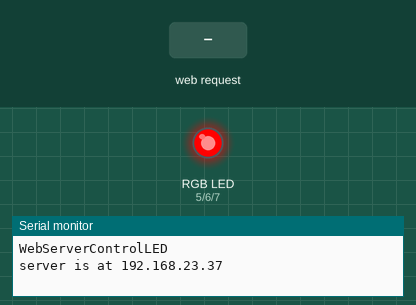
Bench run of a sketch on a simulated Arduino Uno, built with avr-gcc and run on an emulated ATmega328P. Shown: an RGB LED mixed from three pins (HIGH = lit), the last lines printed to the serial monitor. The test bench sets the inputs (shaded band). WiFi joins after 1.5 s; servers stay silent unless stated.

Above: at 1.2 s.
1.3 s: HTTP request GET /led.cgi?status=2 received
At 2.4 s:
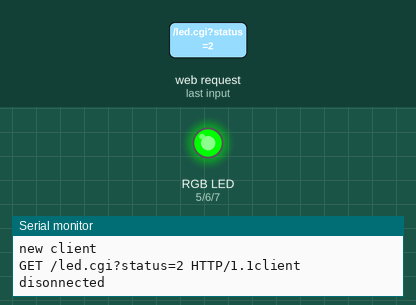
2.8 s: HTTP request GET /led.cgi?status=3 received
At 3.5 s:
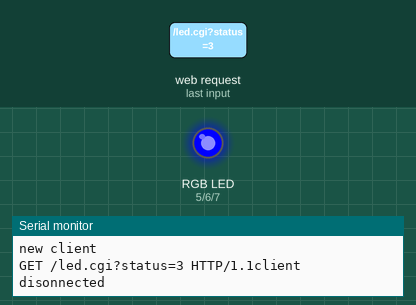
4.3 s: HTTP request GET /led.cgi?status=0 received
At 4.7 s:
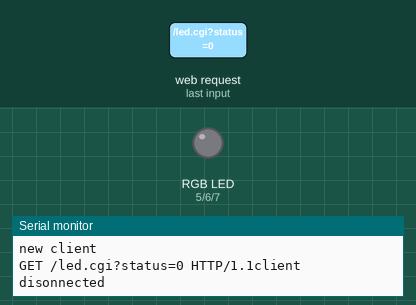
5.8 s: HTTP request GET /led.cgi?status=1 received
At 7.0 s:
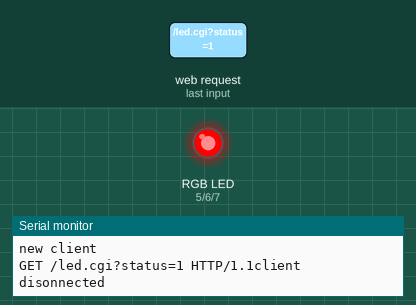
Timing chart, 0 to 8.3 s (numbered marks = the images above; inputs shaded):
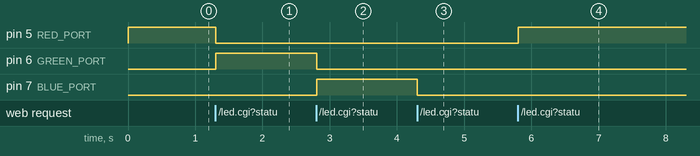

The sketch:

20191104_web_led.ino
```cpp
#include <SPI.h>
#include <Ethernet.h>

#if defined(WIZ550io_WITH_MACADDRESS) //WIZ550io에 표시된 MAC 주소를 사용한다면
;
#else
byte mac[] = {0xDE, 0xAD, 0xBE, 0xEF, 0xFE, 0xED}; //mac 주소 입력
#endif

IPAddress ip(192,168,23,37);  //로컬 네트워크에서 유일한 IP를 사용해야 합니다.
IPAddress gateway( 192, 168, 23, 1 );
IPAddress subnet( 255, 255, 255, 0 );
// fill in your Domain Name Server address here:
IPAddress myDns(8, 8, 8, 8); // google puble dns

EthernetServer server(80); //80은 포트번호
void check_led_status();

#define RED_PORT 5     //RED rgb 핀
#define GREEN_PORT 6   //GREEN rgb 핀
#define BLUE_PORT 7   //BLUE rgb 핀

void setup() {
  Serial.begin(9600);
   while (!Serial) {
    ; //시리얼 포트가 연결 될 때까지 기다림, 레오나르도 경우만 필요
  }

  pinMode(RED_PORT, OUTPUT);    //RED 핀 출력 설정
  digitalWrite(RED_PORT, HIGH); //RED 핀 초기 설정으로 켜놓기

  pinMode(GREEN_PORT, OUTPUT);  //GREEN 핀 출력 설정
  pinMode(BLUE_PORT, OUTPUT);   //BLUE 핀 출력 설정

//이더넷 디바이스 초기화
#if defined __USE_DHCP__
#if defined(WIZ550io_WITH_MACADDRESS) //WIZ550io에 할당된 맥 주소를 사용할 경우
  Ethernet.begin();
#else
  Ethernet.begin(mac);
#endif
#else
#if defined(WIZ550io_WITH_MACADDRESS)
  Ethernet.begin(ip, myDns, gateway, subnet);
#else
  Ethernet.begin(mac, ip, myDns, gateway, subnet);
#endif
#endif

  //서버 연결 시작
  server.begin();
  Serial.println("WebServerControlLED");
  Serial.print("server is at ");
  Serial.println(Ethernet.localIP());
}

void loop() {

  //수신 클라이언트가 있는 지 확인
  EthernetClient client = server.available();
  if (client) {
    Serial.println("new client");
    //http 요청이 빈 라인으로 끝났을 때
    boolean currentLineIsBlank = true;
      String buffer = ""; //버퍼 선언
    while (client.connected()) {
      if (client.available()) {
        char c = client.read();
    buffer += c;    //버퍼 할당
        Serial.write(c);

        if (c == '\n' && currentLineIsBlank) {
          //표준 http 응답 헤더 전송 시작
          client.println("HTTP/1.1 200 OK");
          client.println("Content-Type: text/html");
          client.println();

          //본문(상황에 맞는 웹 페이지) 전달
          //client.println("<!DOCTYPE HTML>");, HTML5 사용시
          client.println("<html>");  //웹 페이지 작성은 HTML사용
          client.println("<body>");

          //LED에 상황을 판단한후 상태를 알림
    if (digitalRead(RED_PORT)>0) {   //빨간 불이면
            client.println("LED is <font color='red'>RED</font>"); //웹페이지에 LED is RED라고 표시, RED는 빨간색
          } else if (digitalRead(GREEN_PORT)>0) {
            client.println("LED is <font color='green'>GREEN</font>");
          } else if (digitalRead(BLUE_PORT)>0) {
            client.println("LED is <font color='blue'>BLUE</font>");
          } else {
            client.println("LED is <font color='black'>OFF</font>");
          }

          //색 선택 부분 만들기
          client.println("<br />");
          client.println("<FORM method=\"get\" action=\"/led.cgi\">");
          client.println("<P> <INPUT type=\"radio\" name=\"status\" value=\"1\">RED");
          client.println("<P> <INPUT type=\"radio\" name=\"status\" value=\"2\">GREEN");
          client.println("<P> <INPUT type=\"radio\" name=\"status\" value=\"3\">BLUE");
          client.println("<P> <INPUT type=\"radio\" name=\"status\" value=\"0\">OFF");
          client.println("<P> <INPUT type=\"submit\" value=\"Submit\"> </FORM>");

          client.println("</body>");
          client.println("</html>");
          break;
        }
        if (c == '\n') {
          currentLineIsBlank = true;
      buffer="";
        }
        else if ( c == '\r') {
          //빨간 불을 선택하면
    if(buffer.indexOf("GET /led.cgi?status=1")>=0){
      //빨간 불 킴
      digitalWrite(RED_PORT, HIGH);
            digitalWrite(GREEN_PORT, LOW);
            digitalWrite(BLUE_PORT, LOW);

            //두번째 페이지 전송
      client.println("HTTP/1.1 200 OK");
      client.println("Content-Type: text/html");
      client.println();
      client.println("<html>");
      client.println("<body>");

      if (digitalRead(RED_PORT)>0) {
              client.println("LED is <font color='red'>RED</font>");
            } else if (digitalRead(GREEN_PORT)>0) {
              client.println("LED is <font color='green'>GREEN</font>");
            } else if (digitalRead(BLUE_PORT)>0) {
              client.println("LED is <font color='blue'>BLUE</font>");
            } else {
              client.println("LED is <font color='black'>OFF</font>");
            }

            client.println("<br />");
      client.println("<a href=\"/led.htm\">Go to control-page</a>"); //다시 처음 페이지로

      client.println("</body>");
      client.println("</html>");
      currentLineIsBlank = false;
      break;
     }

           //초록을 선택하면
           if(buffer.indexOf("GET /led.cgi?status=2")>=0){
       //초록 핀 킴
       digitalWrite(RED_PORT, LOW);
             digitalWrite(GREEN_PORT, HIGH);
             digitalWrite(BLUE_PORT, LOW);

             client.println("HTTP/1.1 200 OK");
             client.println("Content-Type: text/html");
       client.println();
       client.println("<html>");
       client.println("<body>");

       if (digitalRead(RED_PORT)>0) {
               client.println("LED is <font color='red'>RED</font>");
             } else if (digitalRead(GREEN_PORT)>0) {
               client.println("LED is <font color='green'>GREEN</font>");
             } else if (digitalRead(BLUE_PORT)>0) {
               client.println("LED is <font color='blue'>BLUE</font>");
             } else {
               client.println("LED is <font color='black'>OFF</font>");
             }

       client.println("<br />");
       client.println("<a href=\"/led.htm\">Go to control-page</a>");

       client.println("</body>");
       client.println("</html>");
       currentLineIsBlank = false;
       break;
      }

            //파란 색을 선택하면
            if(buffer.indexOf("GET /led.cgi?status=3")>=0){
        digitalWrite(RED_PORT, LOW);
              digitalWrite(GREEN_PORT, LOW);
              digitalWrite(BLUE_PORT, HIGH);

        client.println("HTTP/1.1 200 OK");
        client.println("Content-Type: text/html");
        client.println();
        client.println("<html>");
        client.println("<body>");

        if (digitalRead(RED_PORT)>0) {
                client.println("LED is <font color='red'>RED</font>");
              } else if (digitalRead(GREEN_PORT)>0) {
                client.println("LED is <font color='green'>GREEN</font>");
              } else if (digitalRead(BLUE_PORT)>0) {
                client.println("LED is <font color='blue'>BLUE</font>");
              } else {
                client.println("LED is <font color='black'>OFF</font>");
              }

        client.println("<br />");
        client.println("<a href=\"/led.htm\">Go to control-page</a>");

        client.println("</body>");
        client.println("</html>");
        currentLineIsBlank = false;
        break;
      }

            //off를 선택했을 때
      if(buffer.indexOf("GET /led.cgi?status=0")>=0){
        digitalWrite(RED_PORT ,LOW);
              digitalWrite(GREEN_PORT, LOW);
              digitalWrite(BLUE_PORT, LOW);

        client.println("HTTP/1.1 200 OK");
        client.println("Content-Type: text/html");
          client.println();
        client.println("<html>");
        client.println("<body>");

        if (digitalRead(RED_PORT)>0) {
                client.println("LED is <font color='red'>RED</font>");
              } else if (digitalRead(GREEN_PORT)>0) {
                client.println("LED is <font color='green'>GREEN</font>");
              } else if (digitalRead(BLUE_PORT)>0) {
                client.println("LED is <font color='blue'>BLUE</font>");
              } else {
                client.println("LED is <font color='black'>OFF</font>");
              }

        client.println("<br />");
        client.println("<a href=\"/led.htm\">Go to control-page</a>");

        client.println("</body>");
        client.println("</html>");
        currentLineIsBlank = false;
        break;
      }
  } else{ //if( c != '\r') {

          currentLineIsBlank = false;
        }
      }
    }

    delay(1);
    // close the connection:
    client.stop();
    Serial.println("client disonnected");
  }
}
```

Measured:
- after the input at 1.3 s, pin 5 (RED_PORT): HIGH → LOW at once; pin 6 (GREEN_PORT): LOW → HIGH at once
- after the input at 2.8 s, pin 6 (GREEN_PORT): HIGH → LOW at once; pin 7 (BLUE_PORT): LOW → HIGH at once
- after the input at 4.3 s, pin 7 (BLUE_PORT): HIGH → LOW at once
- after the input at 5.8 s, pin 5 (RED_PORT): LOW → HIGH at once
